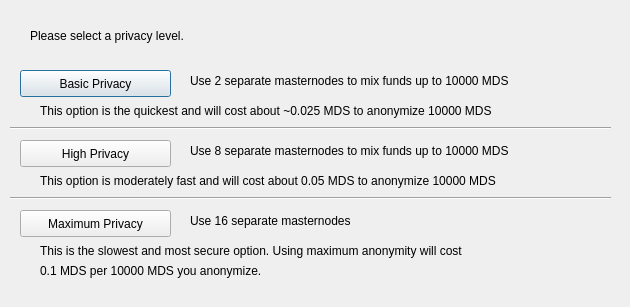
<?xml version="1.0" encoding="UTF-8"?>
<ui version="4.0">
 <class>ObfuscationConfig</class>
 <widget class="QDialog" name="ObfuscationConfig">
  <property name="geometry">
   <rect>
    <x>0</x>
    <y>0</y>
    <width>630</width>
    <height>307</height>
   </rect>
  </property>
  <property name="windowTitle">
   <string>Configure Obfuscation</string>
  </property>
  <widget class="QPushButton" name="buttonBasic">
   <property name="geometry">
    <rect>
     <x>20</x>
     <y>70</y>
     <width>151</width>
     <height>27</height>
    </rect>
   </property>
   <property name="text">
    <string>Basic Privacy</string>
   </property>
  </widget>
  <widget class="QPushButton" name="buttonHigh">
   <property name="geometry">
    <rect>
     <x>20</x>
     <y>140</y>
     <width>151</width>
     <height>27</height>
    </rect>
   </property>
   <property name="text">
    <string>High Privacy</string>
   </property>
  </widget>
  <widget class="QPushButton" name="buttonMax">
   <property name="geometry">
    <rect>
     <x>20</x>
     <y>210</y>
     <width>151</width>
     <height>27</height>
    </rect>
   </property>
   <property name="text">
    <string>Maximum Privacy</string>
   </property>
  </widget>
  <widget class="QLabel" name="label">
   <property name="geometry">
    <rect>
     <x>30</x>
     <y>20</y>
     <width>571</width>
     <height>31</height>
    </rect>
   </property>
   <property name="text">
    <string>Please select a privacy level.</string>
   </property>
  </widget>
  <widget class="QLabel" name="label_2">
   <property name="geometry">
    <rect>
     <x>190</x>
     <y>70</y>
     <width>421</width>
     <height>21</height>
    </rect>
   </property>
   <property name="text">
    <string>Use 2 separate masternodes to mix funds up to 10000 MDS</string>
   </property>
  </widget>
  <widget class="QLabel" name="label_3">
   <property name="geometry">
    <rect>
     <x>190</x>
     <y>140</y>
     <width>411</width>
     <height>21</height>
    </rect>
   </property>
   <property name="text">
    <string>Use 8 separate masternodes to mix funds up to 10000 MDS</string>
   </property>
  </widget>
  <widget class="QLabel" name="label_4">
   <property name="geometry">
    <rect>
     <x>190</x>
     <y>210</y>
     <width>421</width>
     <height>21</height>
    </rect>
   </property>
   <property name="text">
    <string>Use 16 separate masternodes</string>
   </property>
  </widget>
  <widget class="QLabel" name="label_6">
   <property name="geometry">
    <rect>
     <x>40</x>
     <y>100</y>
     <width>561</width>
     <height>21</height>
    </rect>
   </property>
   <property name="text">
    <string>This option is the quickest and will cost about ~0.025 MDS to anonymize 10000 MDS</string>
   </property>
  </widget>
  <widget class="QLabel" name="label_7">
   <property name="geometry">
    <rect>
     <x>40</x>
     <y>170</y>
     <width>561</width>
     <height>21</height>
    </rect>
   </property>
   <property name="text">
    <string>This option is moderately fast and will cost about 0.05 MDS to anonymize 10000 MDS</string>
   </property>
  </widget>
  <widget class="QLabel" name="label_8">
   <property name="geometry">
    <rect>
     <x>40</x>
     <y>240</y>
     <width>561</width>
     <height>21</height>
    </rect>
   </property>
   <property name="text">
    <string>This is the slowest and most secure option. Using maximum anonymity will cost</string>
   </property>
  </widget>
  <widget class="QLabel" name="label_9">
   <property name="geometry">
    <rect>
     <x>40</x>
     <y>260</y>
     <width>561</width>
     <height>21</height>
    </rect>
   </property>
   <property name="text">
    <string>0.1 MDS per 10000 MDS you anonymize.</string>
   </property>
  </widget>
  <widget class="Line" name="line">
   <property name="geometry">
    <rect>
     <x>10</x>
     <y>120</y>
     <width>601</width>
     <height>16</height>
    </rect>
   </property>
   <property name="orientation">
    <enum>Qt::Horizontal</enum>
   </property>
  </widget>
  <widget class="Line" name="line_2">
   <property name="geometry">
    <rect>
     <x>10</x>
     <y>190</y>
     <width>601</width>
     <height>16</height>
    </rect>
   </property>
   <property name="orientation">
    <enum>Qt::Horizontal</enum>
   </property>
  </widget>
 </widget>
 <resources/>
 <connections/>
</ui>
